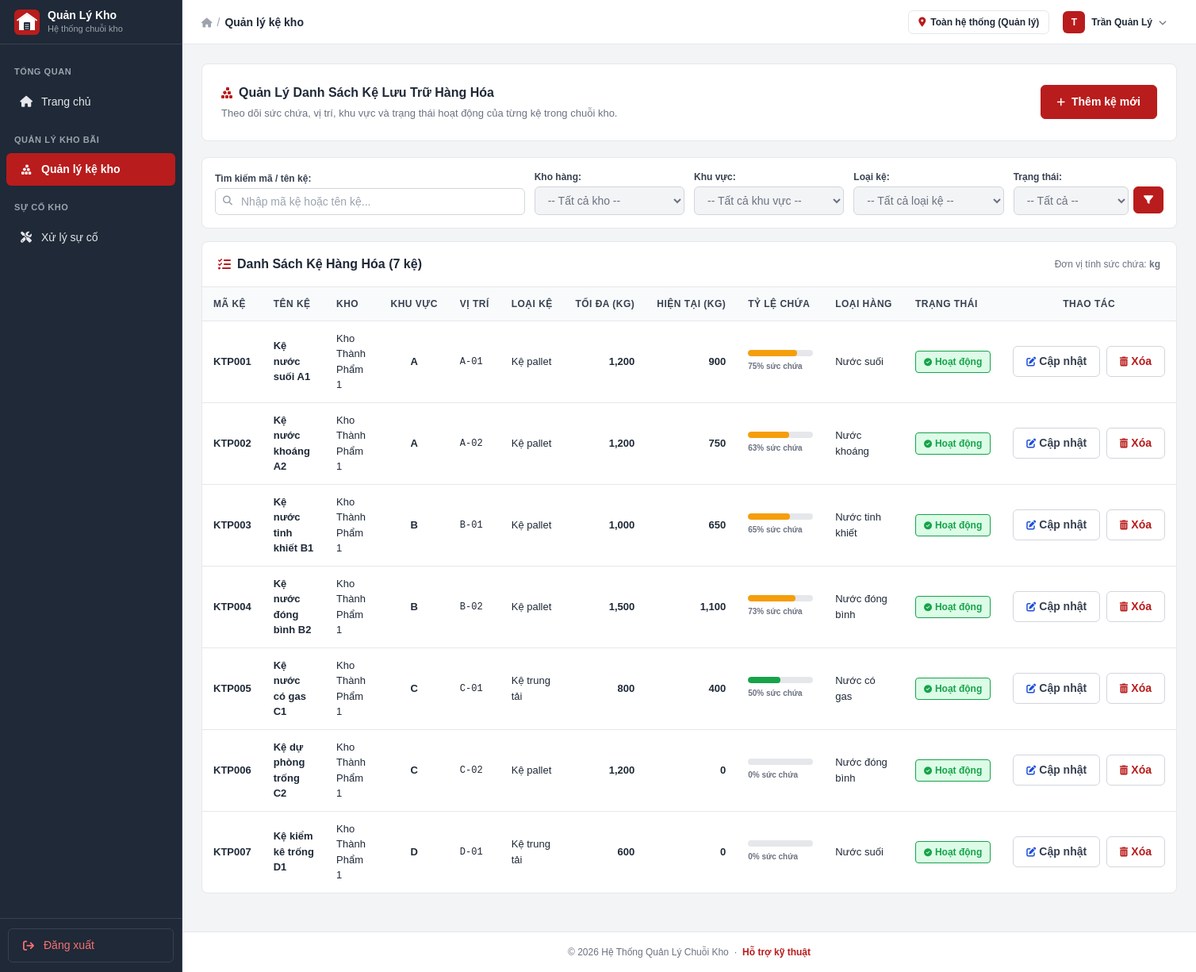
The app's page /pages/shelves/index.php (signed in) with its own data.
### tables this page shows
CREATE TABLE IF NOT EXISTS Ke (
    maKe VARCHAR(20) PRIMARY KEY,
    tenKe VARCHAR(100) NOT NULL,
    maKho VARCHAR(20) NOT NULL,
    khuVuc VARCHAR(50) NOT NULL,
    viTri VARCHAR(50) NOT NULL,
    loaiKe VARCHAR(50) NOT NULL,
    sucChuaToiDa DECIMAL(12,2) NOT NULL,
    sucChuaHienTai DECIMAL(12,2) DEFAULT 0,
    loaiHangPhuHop VARCHAR(100) NOT NULL,
    trangThai VARCHAR(30) NOT NULL,
    ghiChu TEXT NULL,
    created_at TIMESTAMP DEFAULT CURRENT_TIMESTAMP,
    updated_at TIMESTAMP DEFAULT CURRENT_TIMESTAMP ON UPDATE CURRENT_TIMESTAMP,
    CONSTRAINT chk_suc_chua_max CHECK (sucChuaToiDa > 0),
    CONSTRAINT chk_suc_chua_cur CHECK (sucChuaHienTai >= 0 AND sucChuaHienTai <= sucChuaToiDa),
    FOREIGN KEY (maKho) REFERENCES warehouses(id) ON DELETE RESTRICT
);

CREATE TABLE warehouses (
    id VARCHAR(20) PRIMARY KEY,
    name VARCHAR(100) NOT NULL,
    type ENUM('thanh_pham', 'nguyen_lieu', 'loi') NOT NULL,
    address VARCHAR(200) DEFAULT NULL,
    created_at TIMESTAMP DEFAULT CURRENT_TIMESTAMP
);

### includes/auth.php (called while the page is built, shortened)
<?php
function isLoggedIn() {
    return isset($_SESSION['user_id']);
}
function getCurrentUser() {
    return [
        'id'             => $_SESSION['user_id']          ?? null,
        'name'           => $_SESSION['user_name']        ?? '',
        'username'       => $_SESSION['username']         ?? '',
        'role'           => $_SESSION['user_role']        ?? '',
        'warehouse_id'   => $_SESSION['warehouse_id']     ?? null,
        'warehouse_name' => $_SESSION['warehouse_name']   ?? 'Toàn hệ thống',
    ];
}

### pages/shelves/index.php (the view, shortened to what this page needs)
<?php
require_once __DIR__ . '/../../includes/auth.php';
$user = getCurrentUser();
$initials = mb_strtoupper(mb_substr($user['name'], 0, 1));
$db = getDB();
$searchKeyword = trim($_GET['search'] ?? '');
$params = [];
$sql = "
    SELECT k.*, w.name AS TenKho
    FROM Ke k
    LEFT JOIN warehouses w ON k.maKho = w.id
";
$sql .= " ORDER BY k.maKe ASC";
$stmtShelves = $db->prepare($sql);
$stmtShelves->execute($params);
$shelvesList = $stmtShelves->fetchAll();
?>
<!DOCTYPE html>
<html lang="vi">
<head>
  <script src="https://cdn.tailwindcss.com"></script>
  <link rel="stylesheet" href="https://cdnjs.cloudflare.com/ajax/libs/font-awesome/6.5.0/css/all.min.css">
  <link rel="stylesheet" href="/warehouse/assets/css/dashboard.css">
</head>
<body>
<aside id="sidebar">
  <div class="sidebar-brand">
    <img src="/warehouse/assets/images/logo-icon.svg" alt="Logo" class="w-8 h-8 flex-shrink-0" />
    <div class="min-w-0">
      <div class="sidebar-title">Quản Lý Kho</div>
      <div class="sidebar-subtitle">Hệ thống chuỗi kho</div>
    </div>
  </div>
  <nav class="sidebar-nav">
    <div class="nav-section">Tổng quan</div>
    <a href="/warehouse/pages/dashboard.php" class="nav-item">
      <i class="fa-solid fa-house"></i>
      <span>Trang chủ</span>
    </a>
    <div class="nav-section">Quản lý kho bãi</div>
    <a href="/warehouse/pages/shelves/index.php" class="nav-item active">
      <i class="fa-solid fa-cubes-stacked"></i>
      <span>Quản lý kệ kho</span>
    </a>
    <div class="nav-section">Sự cố kho</div>
    <a href="/warehouse/pages/incidents/handle.php" class="nav-item">
      <i class="fa-solid fa-screwdriver-wrench"></i>
      <span>Xử lý sự cố</span>
    </a>
  </nav>
  <div class="sidebar-footer">
    <a href="/warehouse/auth/logout.php" class="nav-item sidebar-logout-btn">
      <i class="fa-solid fa-arrow-right-from-bracket"></i>
      <span>Đăng xuất</span>
    </a>
  </div>
</aside>
<div id="main-wrap">
  <header id="topbar">
    <div class="flex items-center gap-1.5 text-sm flex-1 min-w-0">
      <a href="/warehouse/pages/dashboard.php" class="text-gray-400 hover:text-red-700">
        <i class="fa-solid fa-house text-xs"></i>
      </a>
      <span class="text-gray-400">/</span>
      <span class="breadcrumb-label">Quản lý kệ kho</span>
    </div>
    <div class="flex items-center gap-3">
      <div class="hidden sm:flex badge-branch">
        <i class="fa-solid fa-location-dot text-xs" style="color: #B91C1C;"></i>
        <span>Toàn hệ thống (Quản lý)</span>
      </div>
      <div class="relative" id="userDropWrap">
        <button id="userDropBtn" onclick="toggleDrop()" class="flex items-center gap-2 pl-1 pr-3 py-1 rounded border border-transparent hover:border-gray-300">
          <div class="kv-avatar w-7 h-7 text-xs flex-shrink-0"><?= $initials ?></div>
          <div class="hidden sm:block text-left leading-tight">
            <p class="text-xs font-bold text-gray-800 whitespace-nowrap"><?= htmlspecialchars($user['name']) ?></p>
          </div>
          <i class="fa-solid fa-chevron-down text-gray-500 hidden sm:block text-[10px]"></i>
        </button>
      </div>
    </div>
  </header>
  <main class="dashboard-main dashboard-main-wide">
    <section class="action-box">
      <div>
        <h3 class="action-title">
          <i class="fa-solid fa-cubes-stacked" style="color: #B91C1C;"></i>
          Quản Lý Danh Sách Kệ Lưu Trữ Hàng Hóa
        </h3>
        <p class="action-desc">
          Theo dõi sức chứa, vị trí, khu vực và trạng thái hoạt động của từng kệ trong chuỗi kho.
        </p>
      </div>
      <div>
        <button type="button" onclick="openCreateShelfModal()" class="btn-primary">
          <i class="fa-solid fa-plus text-xs"></i>
          Thêm kệ mới
        </button>
      </div>
    </section>
    <section class="table-card p-4 mb-4 bg-white">
      <form method="GET" action="/warehouse/pages/shelves/index.php" class="grid grid-cols-1 sm:grid-cols-2 md:grid-cols-6 gap-3 items-end text-xs">
        <div class="md:col-span-2">
          <label class="font-bold text-gray-700 block mb-1">Tìm kiếm mã / tên kệ:</label>
          <div class="relative">
            <input type="text" name="search" value="<?= htmlspecialchars($searchKeyword) ?>" class="form-control pl-8" placeholder="Nhập mã kệ hoặc tên kệ...">
            <i class="fa-solid fa-magnifying-glass absolute left-2.5 top-2.5 text-gray-400"></i>
          </div>
        </div>
        <div>
          <label class="font-bold text-gray-700 block mb-1">Kho hàng:</label>
          <select name="filter_kho" class="form-control">
            <option value="">-- Tất cả kho --</option>
          </select>
        </div>
        <div>
          <label class="font-bold text-gray-700 block mb-1">Khu vực:</label>
          <select name="filter_khuvuc" class="form-control">
            <option value="">-- Tất cả khu vực --</option>
          </select>
        </div>
        <div>
          <label class="font-bold text-gray-700 block mb-1">Loại kệ:</label>
          <select name="filter_loaike" class="form-control">
            <option value="">-- Tất cả loại kệ --</option>
          </select>
        </div>
        <div class="flex items-center gap-1.5">
          <div class="flex-1">
            <label class="font-bold text-gray-700 block mb-1">Trạng thái:</label>
            <select name="filter_trangthai" class="form-control">
              <option value="">-- Tất cả --</option>
            </select>
          </div>
          <button type="submit" class="btn-primary" style="padding: 8px 12px; margin-top: 18px;" title="Áp dụng bộ lọc">
            <i class="fa-solid fa-filter text-xs"></i>
          </button>
        </div>
      </form>
    </section>
    <section class="table-card">
      <div class="table-card-header">
        <div class="table-card-title">
          <i class="fa-solid fa-list-check" style="color: #B91C1C;"></i>
          Danh Sách Kệ Hàng Hóa (<?= count($shelvesList) ?> kệ)
        </div>
        <div class="text-xs text-gray-500">
          Đơn vị tính sức chứa: <strong>kg</strong>
        </div>
      </div>
      <div class="overflow-x-auto">
        <table class="custom-table">
          <thead>
            <tr>
              <th>Mã kệ</th>
              <th>Tên kệ</th>
              <th>Kho</th>
              <th>Khu vực</th>
              <th>Vị trí</th>
              <th>Loại kệ</th>
              <th class="text-right">Tối đa (kg)</th>
              <th class="text-right">Hiện tại (kg)</th>
              <th>Tỷ lệ chứa</th>
              <th>Loại hàng</th>
              <th>Trạng thái</th>
              <th class="text-center" style="min-width: 140px;">Thao tác</th>
            </tr>
          </thead>
          <tbody>
            <?php if (empty($shelvesList)): ?>
              <tr>
                <td colspan="12" class="text-center py-6 text-gray-500">
                  Không tìm thấy kệ nào phù hợp với điều kiện tìm kiếm/bộ lọc.
                </td>
              </tr>
            <?php else: ?>
              <?php foreach ($shelvesList as $s):
                $percent = ($s['sucChuaToiDa'] > 0) ? min(100, round(($s['sucChuaHienTai'] / $s['sucChuaToiDa']) * 100)) : 0;
              ?>
                <tr>
                  <td class="font-bold text-gray-900"><?= htmlspecialchars($s['maKe']) ?></td>
                  <td class="font-bold text-gray-800"><?= htmlspecialchars($s['tenKe']) ?></td>
                  <td class="text-gray-700"><?= htmlspecialchars($s['TenKho'] ?: $s['maKho']) ?></td>
                  <td class="text-center font-bold text-gray-800"><?= htmlspecialchars($s['khuVuc']) ?></td>
                  <td class="text-gray-800 font-mono text-xs"><?= htmlspecialchars($s['viTri']) ?></td>
                  <td class="text-gray-700"><?= htmlspecialchars($s['loaiKe']) ?></td>
                  <td class="text-right font-bold text-gray-900"><?= number_format($s['sucChuaToiDa'], 0) ?></td>
                  <td class="text-right font-bold text-red-700"><?= number_format($s['sucChuaHienTai'], 0) ?></td>
                  <td style="min-width: 110px;">
                    <div class="w-full bg-gray-200 rounded-full h-2 overflow-hidden mb-0.5">
                      <div class="h-2 rounded-full <?= $percent >= 90 ? 'bg-red-700' : ($percent >= 60 ? 'bg-amber-500' : 'bg-green-600') ?>" style="width: <?= $percent ?>%"></div>
                    </div>
                    <span class="text-[10px] text-gray-500 font-bold"><?= $percent ?>% sức chứa</span>
                  </td>
                  <td class="text-gray-800 font-medium"><?= htmlspecialchars($s['loaiHangPhuHop']) ?></td>
                  <td>
                    <?php if ($s['trangThai'] === 'Hoạt động'): ?>
                      <span class="status-badge status-completed">
                        <i class="fa-solid fa-circle-check text-[10px] mr-1"></i>Hoạt động
                      </span>
                    <?php else: ?>
                      <span class="status-badge status-waiting" style="background: #FEE2E2; color: #991B1B; border-color: #B91C1C;">
                        <i class="fa-solid fa-ban text-[10px] mr-1"></i>Ngừng sử dụng
                      </span>
                    <?php endif; ?>
                  </td>
                  <td class="text-center whitespace-nowrap">
                    <button type="button"
                            onclick='openEditShelfModal(<?= json_encode($s, JSON_HEX_TAG | JSON_HEX_APOS | JSON_HEX_QUOT | JSON_HEX_AMP) ?>)'
                            class="btn-secondary btn-sm inline-flex items-center gap-1 mr-1"
                            title="Cập nhật thông tin kệ">
                      <i class="fa-solid fa-pen-to-square text-xs text-blue-700"></i>
                      Cập nhật
                    </button>
                    <button type="button"
                            onclick='openDeleteShelfModal(<?= json_encode($s, JSON_HEX_TAG | JSON_HEX_APOS | JSON_HEX_QUOT | JSON_HEX_AMP) ?>)'
                            class="btn-secondary btn-sm inline-flex items-center gap-1 text-red-700 hover:bg-red-50"
                            title="Xóa kệ hoặc chuyển ngừng sử dụng">
                      <i class="fa-solid fa-trash-can text-xs"></i>
                      Xóa
                    </button>
                  </td>
                </tr>
              <?php endforeach; ?>
            <?php endif; ?>
          </tbody>
        </table>
      </div>
    </section>
  </main>
  <footer class="dashboard-footer">
    © 2026 Hệ Thống Quản Lý Chuỗi Kho &nbsp;·&nbsp;
    <a href="#">Hỗ trợ kỹ thuật</a>
  </footer>
</div>
</body>
</html>

### records on screen
ke: maKe "KTP001", tenKe "Kệ nước suối A1", maKho.name "Kho Thành Phẩm 1", khuVuc "A", viTri "A-01", loaiKe "Kệ pallet", sucChuaToiDa "1,200", sucChuaHienTai "900", percent "75", loaiHangPhuHop "Nước suối", trangThai "Hoạt động" (drawn)
ke: maKe "KTP002", tenKe "Kệ nước khoáng A2", maKho.name "Kho Thành Phẩm 1", khuVuc "A", viTri "A-02", loaiKe "Kệ pallet", sucChuaToiDa "1,200", sucChuaHienTai "750", percent "63", loaiHangPhuHop "Nước khoáng", trangThai "Hoạt động" (drawn)
ke: maKe "KTP003", tenKe "Kệ nước tinh khiết B1", maKho.name "Kho Thành Phẩm 1", khuVuc "B", viTri "B-01", loaiKe "Kệ pallet", sucChuaToiDa "1,000", sucChuaHienTai "650", percent "65", loaiHangPhuHop "Nước tinh khiết", trangThai "Hoạt động" (drawn)
ke: maKe "KTP004", tenKe "Kệ nước đóng bình B2", maKho.name "Kho Thành Phẩm 1", khuVuc "B", viTri "B-02", loaiKe "Kệ pallet", sucChuaToiDa "1,500", sucChuaHienTai "1,100", percent "73", loaiHangPhuHop "Nước đóng bình", trangThai "Hoạt động" (drawn)
ke: maKe "KTP005", tenKe "Kệ nước có gas C1", maKho.name "Kho Thành Phẩm 1", khuVuc "C", viTri "C-01", loaiKe "Kệ trung tải", sucChuaToiDa "800", sucChuaHienTai "400", percent "50", loaiHangPhuHop "Nước có gas", trangThai "Hoạt động" (drawn)
ke: maKe "KTP006", tenKe "Kệ dự phòng trống C2", maKho.name "Kho Thành Phẩm 1", khuVuc "C", viTri "C-02", loaiKe "Kệ pallet", sucChuaToiDa "1,200", sucChuaHienTai "0", percent "0", loaiHangPhuHop "Nước đóng bình", trangThai "Hoạt động" (drawn)
ke: maKe "KTP007", tenKe "Kệ kiểm kê trống D1", maKho.name "Kho Thành Phẩm 1", khuVuc "D", viTri "D-01", loaiKe "Kệ trung tải", sucChuaToiDa "600", sucChuaHienTai "0", percent "0", loaiHangPhuHop "Nước suối", trangThai "Hoạt động" (drawn)

### other values on screen
$initials "T"
$user['name'] "Trần Quản Lý"
count($shelvesList) "7"
